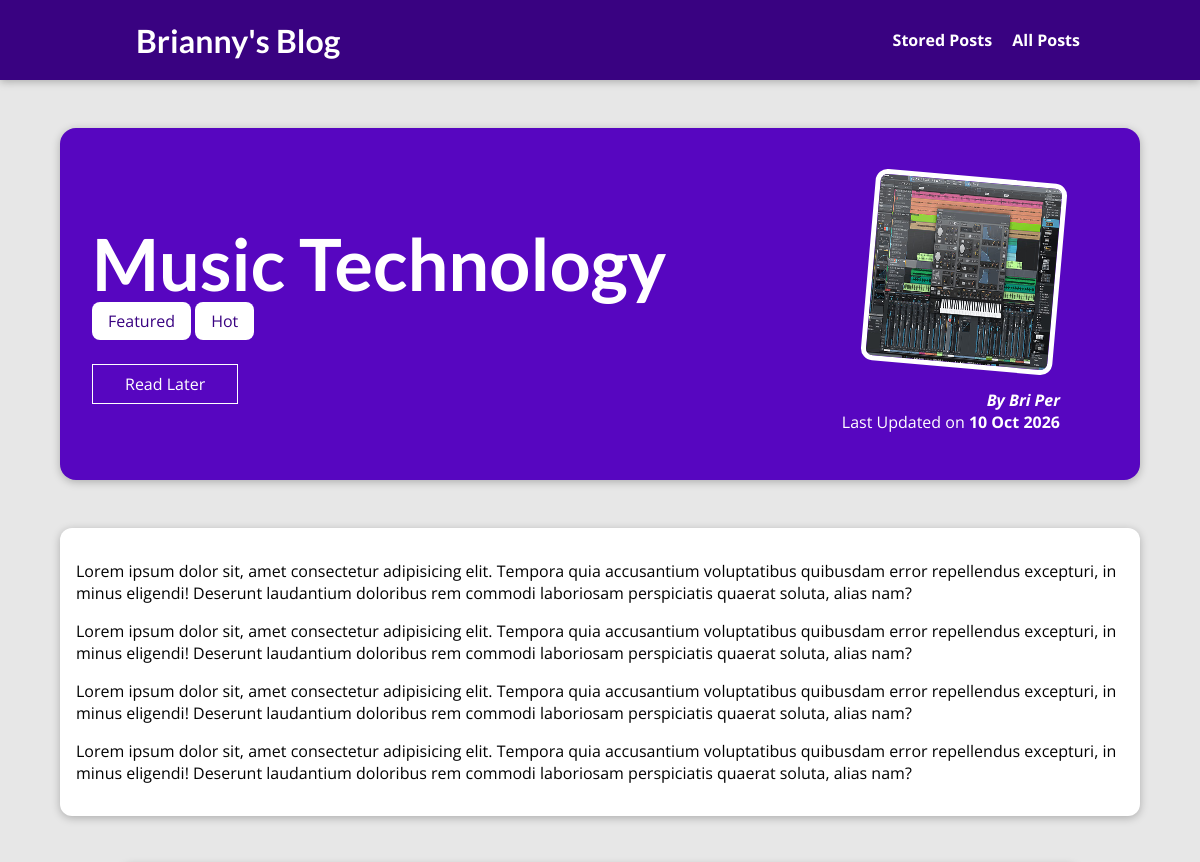
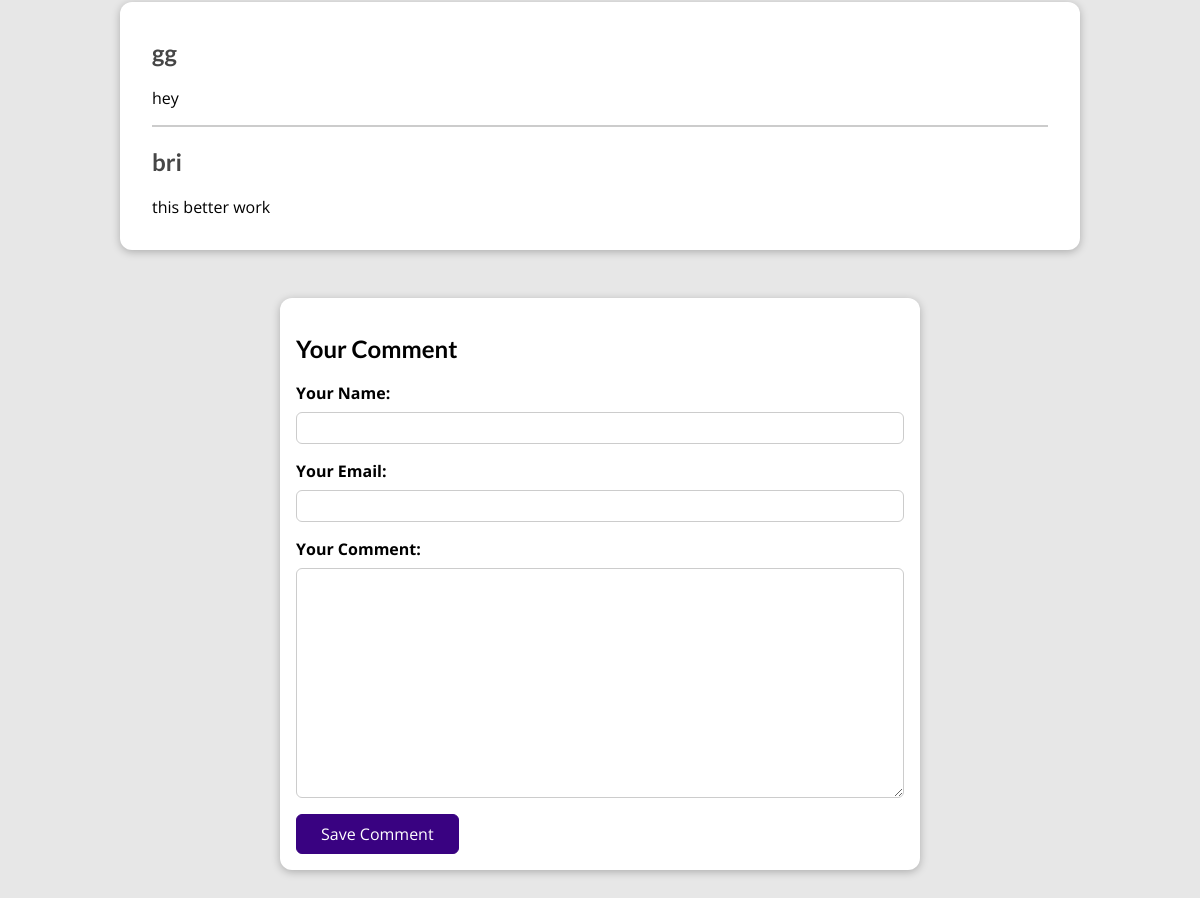
Page /posts/tech-music on the committed database (2 pictures, top to bottom).
### blog/models.py (models this page shows, shortened)
class Post(models.Model):
    title = models.CharField(max_length=150)
    excerpt = models.CharField(max_length=200)
    image = models.ImageField(upload_to="posts", null=True)
    date = models.DateField(auto_now=True)
    slug = models.SlugField(unique=True, db_index=True)
    content = models.TextField(validators=[MinLengthValidator(10)])
    author = models.ForeignKey(
        Author, on_delete=models.SET_NULL, null=True, related_name="posts")
    tags = models.ManyToManyField(Tag)

class Tag(models.Model):
    caption = models.CharField(max_length=20)

class Author(models.Model):
    first_name = models.CharField(max_length=100)
    last_name = models.CharField(max_length=100)
    email_address = models.EmailField()
    def full_name(self):
        return f"{self.first_name} {self.last_name}"
    def __str__(self):
        return self.full_name()

class Comment(models.Model):
    user_name = models.CharField(max_length=120) # Your Name
    user_email = models.EmailField() # Your Email
    text = models.TextField(max_length=300)
    post = models.ForeignKey(
        Post, on_delete=models.CASCADE, related_name="comments")

### blog/views.py (the view, shortened to what this page needs)
# urls.py: path("posts/<slug:slug>", views.SinglePostView.as_view(),
class SinglePostView(View):
    def is_stored_post(self, request, post_id):
        stored_posts = request.session.get("stored_posts")
        if stored_posts is not None:
            is_saved_for_later = post_id in stored_posts
        else:
            is_saved_for_later = False
        return is_saved_for_later
    def get(self, request, slug):
        post = Post.objects.get(slug=slug)
        context ={
            "post": post,
            "post_tags": post.tags.all(),
            "comment_form": CommentForm(),
            "comments": post.comments.all().order_by("-id"),
            "saved_for_later": self.is_stored_post(request, post.id)
        }
        return render(request, "blog/post-detail.html", context)

### blog/forms.py
class CommentForm(forms.ModelForm):
    class Meta:
        model = Comment
        exclude = ["post"]
        labels = {
            "user_name": "Your Name",
            "user_email": "Your Email",
            "text": "Your Comment"
        }

### blog/templates/blog/post-detail.html (shortened to what this page needs)
{% extends "base.html" %}
{% load static %}
{% block css_files %}
    <link rel="stylesheet" href='{% static 'blog/post-detail.css' %}'/>
{% endblock %}
{% block content %}
    <section id="summary">
        <h2>{{ post.title }}</h2>
        <div>
            {% for tag in post_tags %}
                <span class="tag">{{ tag.caption }}</span>
            {% endfor %}
        </div>
        <div id="read-later">
            <form action="{% url "read-later" %}" method="POST">
                <button>
                    {% if saved_for_later %}
                        Remove from "Read Later" List
                    {% else %}
                        Read Later
                    {% endif%}
                </button>
            </form>
        </div>
        <article>
            <img src="{{ post.image.url }}" alt="{{ post.title }}">
            <address>By <a href="mailto:{{ post.author.email_address }}">{{ post.author }}</a></address>
            <div>
                Last Updated on <time>{{ post.date|date:"d M Y" }}</time>
            </div>
        </article>
    </section>
    <main>
        {{ post.content|linebreaks }}
    </main>
    <section id="comments">
        <ul>
            {% for comment in comments %}
                <li>
                    <h2>{{ comment.user_name }}</h2>
                    <p>{{ comment.text|linebreaks }}</p>
                </li>
            {% endfor %}
        </ul>
    </section>
    <section id="comment-form">
        <h2>Your Comment</h2>
        <form action="{% url "post-detail" post.slug %}" method="POST">
            {% for form_field in comment_form %}
                <div class="form-control {% if form_field.errors %}invalid{% endif %}">
                    {{ form_field.label_tag }}
                    {{ form_field }}
                </div>
            {% endfor %}
            <button>Save Comment</button>
        </form>
    </section>
{% endblock %}

### static/app.css (style rules this page uses)
* { box-sizing: border-box; }
html { font-family: 'Open Sans', 'Lato', sans-serif; }
body { margin: 0; }
h1, h2, h3 { font-family: 'Lato', sans-serif; font-weight: bold; }

### blog/static/blog/post-detail.css (style rules this page uses)
body { background-color: #e7e7e7; }
#summary { margin: 8rem auto 3rem auto; padding: 2rem; width: 90%; max-width: 90rem; border-radius: 16px; background-color: #5706c0; position: relative; box-shadow: 0 2px 8px rgba(0, 0, 0, 0.25); height: 22rem; }
#summary h2 { color: white; font-size: 4.5rem; margin-bottom: 0.25rem; }
#summary article { position: absolute; top: 2rem; right: 3rem; padding: 1rem 2rem; border-radius: 12px; text-align: right; color: white; }
#summary article img { width: 12rem; height: 12rem; border-radius: 12px; transform: rotateZ(5deg); border: 5px solid white; margin-bottom: 1rem; }
#summary address { font-weight: bold; }
#summary a { color: white; text-decoration: none; }
#summary time { font-weight: bold; }
#read-later { margin: 2rem 0; }
#read-later button { background-color: transparent; border: 1px solid white; padding: 0.5rem 2rem; font: inherit; color: white; cursor: pointer; }
main { width: 90%; max-width: 90rem; margin: 3rem auto; background-color: white; padding: 1rem; border-radius: 12px; box-shadow: 0 2px 8px rgba(0, 0, 0, 0.25); }
.tag { background-color: white; color: #390281; padding: 0.5rem 1rem; border-radius: 8px; }
#comment-form { margin: 3rem auto; width: 90%; max-width: 40rem; border-radius: 12px; background-color: white; box-shadow: 0 2px 8px rgba(0,0,0, 0.25); padding: 1rem; }
#comment-form button { font: inherit; background-color: #390281; color: white; border: 1px solid #390281; padding: 0.5rem 1.5rem; border-radius: 6px; cursor: pointer; }
.form-control { margin-bottom: 1rem; }
.form-control label { font-weight: bold; margin-bottom: 0.5rem; display: block; }
.form-control input, .form-control textarea { display: block; width: 100%; font: inherit; padding: 0.25rem; border-radius: 6px; border: 1px solid #ccc; }
#comments { margin: 3rem auto; width: 90%; max-width: 60rem; border-radius: 12px; background-color: white; box-shadow: 0 2px 8px rgba(0, 0, 0, 0.25); padding: 1rem 2rem; }
#comments ul { list-style: none; margin: 0; padding: 0; }
#comments li { margin-bottom: 1rem; border-bottom: 2px solid #ccc; }
#comments li:last-of-type { border-bottom: none; }
#comments h2 { color: #464646; }

### rows in the picture
Post: title "Music Technology", image (picture), author "Bri Per", date "10 Oct 2026", content "Lorem ipsum dolor sit, amet consectetur adipisicing elit. Tempora quia accusantium voluptatibus quibusdam error repellendus excepturi, in minus eligendi! Deserunt laudantium doloribus rem commodi laboriosam perspiciatis quaerat soluta, alias nam? Lorem ipsum dolor sit, amet consectetur adipisicing elit. Tempora quia accusantium voluptatibus quibusdam error repellendus excepturi, in minus eligendi! Deserunt laudantium doloribus rem commodi laboriosam perspiciatis quaerat soluta, alias nam? Lorem ipsum dolor sit, amet consectetur adipisicing elit. Tempora quia accusantium voluptatibus quibusdam error repellendus excepturi, in minus eligendi! Deserunt laudantium doloribus rem commodi…"
Tag: caption "Featured"
Tag: caption "Hot"
Comment: user_name "gg", text "hey"
Comment: user_name "bri", text "this better work"
